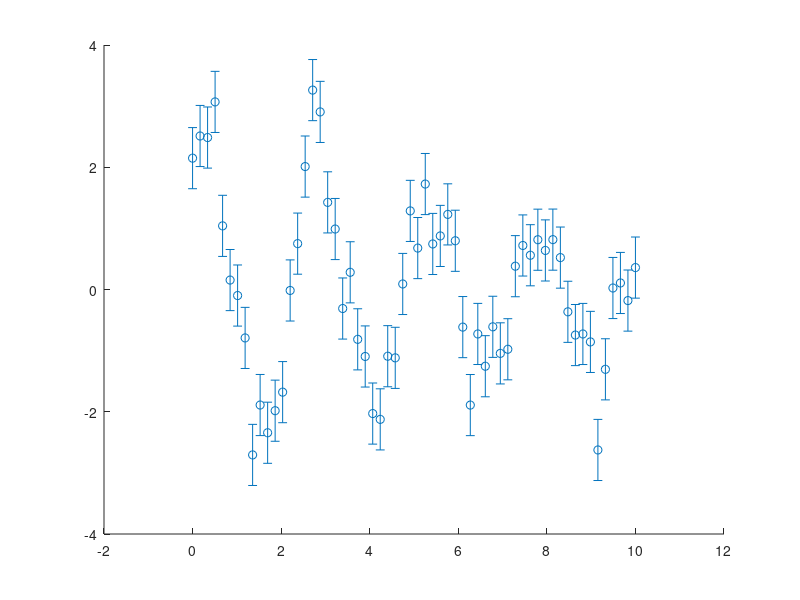

Source code (MATLAB): (Note: this script raises an error after producing the figure.)
%% Chi-Square Goodness-of-Fit Tutorial
% This script walks through the mechanics of chi-square (chi^2)
% goodness-of-fit testing: what it measures, how to compute it, and how to
% interpret the result using the reduced chi-square and p-value.
%
% Key idea: if your model is correct and your error bars are honest, the
% chi^2 statistic follows a known distribution (the chi-squared
% distribution with nu = N - M degrees of freedom, where N is the number
% of data points and M is the number of fitted parameters).

%% 1. Define the true model
% We use a damped sinusoid:  y(x) = A*sin(k*x + phi)*exp(-gamma*x)
% This has four parameters: amplitude A, wavenumber k, phase phi, and
% damping rate gamma.

clear; close all; rng(42);  % reproducibility

% --- "Hidden" true parameters (what we will try to recover) ---
A_true     = 3.0;
k_true     = 2.5;
phi_true   = 0.8;
gamma_true = 0.15;

p_true = [A_true, k_true, phi_true, gamma_true];

% Model function handle: p = [A, k, phi, gamma]
model = @(x, p) p(1) * sin(p(2)*x + p(3)) .* exp(-p(4)*x);

%% 2. Generate synthetic data with Gaussian noise
N      = 60;                        % number of data points
x_data = linspace(0, 10, N)';      % evenly spaced x values
sigma  = 0.5;                       % known measurement uncertainty (same for all points)

y_true = model(x_data, p_true);
noise  = sigma * randn(N, 1);      % Gaussian noise ~ N(0, sigma)
y_data = y_true + noise;

figure(1); clf;
errorbar(x_data, y_data, sigma*ones(N,1), 'o', 'MarkerSize', 4, ...
    'DisplayName', 'Data (with error bars)');
hold on;
x_fine = linspace(0, 10, 500)';
plot(x_fine, model(x_fine, p_true), 'r-', 'LineWidth', 1.5, ...
    'DisplayName', 'True model');
xlabel('x'); ylabel('y');
title('Synthetic Data from Damped Sinusoid');
legend('Location', 'best');
grid on;

%% 3. Fit the model to the data using least-squares (minimizing chi^2)
% The chi-square statistic is:
%
%   chi^2 = sum_i [ (y_i - model(x_i, p))^2 / sigma_i^2 ]
%
% Minimizing chi^2 over the parameters p gives the best-fit parameters.
% We use MATLAB's lsqcurvefit, which minimizes sum of squared residuals.
% Since all sigma_i are equal here, minimizing sum((y-model)^2) is
% equivalent to minimizing chi^2.

% For lsqcurvefit we need: F(p,x) returns the model prediction
fitfun = @(p, x) p(1) * sin(p(2)*x + p(3)) .* exp(-p(4)*x);

% Initial guesses (deliberately offset from truth to show the fit works)
p0 = [2.0, 2.0, 0.0, 0.1];

% Lower and upper bounds (optional but helps convergence)
lb = [0,   0, -pi, 0];
ub = [10, 10,  pi, 2];

options = optimoptions('lsqcurvefit', 'Display', 'off', ...
    'MaxFunctionEvaluations', 1e4, 'MaxIterations', 1e4);

[p_fit, resnorm] = lsqcurvefit(fitfun, p0, x_data, y_data, lb, ub, options);

fprintf('\n=== Fitted vs. True Parameters ===\n');
param_names = {'A', 'k', 'phi', 'gamma'};
for i = 1:4
    fprintf('  %-6s  true = %7.4f   fit = %7.4f\n', ...
        param_names{i}, p_true(i), p_fit(i));
end

%% 4. Compute the chi-square statistic
% This is the central quantity for goodness-of-fit testing.

y_fit    = model(x_data, p_fit);
residual = y_data - y_fit;

chi2 = sum(residual.^2 / sigma^2);

fprintf('\n=== Chi-Square Statistic ===\n');
fprintf('  chi^2 = %.2f\n', chi2);

% Note: lsqcurvefit returns resnorm = sum(residual.^2), so
% chi2 should equal resnorm / sigma^2.  Let's verify:
fprintf('  Verification: resnorm/sigma^2 = %.2f\n', resnorm / sigma^2);

%% 5. Degrees of freedom and reduced chi-square
% The number of degrees of freedom is:
%   nu = N - M
% where N = number of data points, M = number of fitted parameters.
%
% The REDUCED chi-square is:
%   chi^2_red = chi^2 / nu
%
% Interpretation:
%   chi^2_red ~ 1   => good fit (model explains data within errors)
%   chi^2_red >> 1   => bad fit (model doesn't describe data, or errors
%                       are underestimated)
%   chi^2_red << 1   => errors are overestimated, or the model is
%                       "overfitting" the noise

M  = length(p_fit);   % number of free parameters
nu = N - M;           % degrees of freedom

chi2_red = chi2 / nu;

fprintf('\n=== Reduced Chi-Square ===\n');
fprintf('  N (data points)       = %d\n', N);
fprintf('  M (free parameters)   = %d\n', M);
fprintf('  nu = N - M            = %d\n', nu);
fprintf('  chi^2_red = chi^2/nu  = %.4f\n', chi2_red);
fprintf('  Expected value if model is correct: chi^2_red ~ 1 +/- %.4f\n', ...
    sqrt(2/nu));

%% 6. P-value from the chi-squared distribution
% The p-value answers: "If the model is correct and the errors are right,
% what is the probability of getting a chi^2 value THIS LARGE or larger?"
%
%   p-value = 1 - chi2cdf(chi^2, nu)
%
% Conventionally:
%   p > 0.05  =>  no reason to reject the model
%   p < 0.05  =>  the fit is suspiciously bad (or errors are wrong)

p_value = 1 - chi2cdf(chi2, nu);

fprintf('\n=== P-Value ===\n');
fprintf('  p-value = %.4f\n', p_value);
if p_value > 0.05
    fprintf('  => No reason to reject the model (p > 0.05).\n');
else
    fprintf('  => Model may be inadequate or errors may be wrong (p < 0.05).\n');
end

%% 7. Visualize the chi-squared distribution and our result
figure(2); clf;

chi2_vals = linspace(0, 2*nu, 500);
chi2_pdf  = chi2pdf(chi2_vals, nu);

plot(chi2_vals, chi2_pdf, 'b-', 'LineWidth', 1.5);
hold on;
xline(chi2, 'r--', 'LineWidth', 2, 'Label', sprintf('\\chi^2 = %.1f', chi2));
xline(nu, 'k:', 'LineWidth', 1, 'Label', sprintf('\\nu = %d (expected)', nu));

xlabel('\chi^2');
ylabel('Probability density');
title(sprintf('\\chi^2 distribution (\\nu = %d) and observed \\chi^2', nu));
grid on;

% Shade the rejection region (right tail beyond our chi^2)
idx_shade = chi2_vals >= chi2;
area(chi2_vals(idx_shade), chi2_pdf(idx_shade), ...
    'FaceColor', [1 0.6 0.6], 'FaceAlpha', 0.5, 'EdgeColor', 'none', ...
    'DisplayName', sprintf('p-value = %.3f', p_value));
legend('Location', 'best');

%% 8. Plot the fit result
figure(3); clf;

subplot(2,1,1);
errorbar(x_data, y_data, sigma*ones(N,1), 'o', 'MarkerSize', 4, ...
    'DisplayName', 'Data');
hold on;
plot(x_fine, model(x_fine, p_fit), 'r-', 'LineWidth', 1.5, ...
    'DisplayName', 'Best fit');
plot(x_fine, model(x_fine, p_true), 'g--', 'LineWidth', 1, ...
    'DisplayName', 'True model');
xlabel('x'); ylabel('y');
title(sprintf('Best Fit (\\chi^2_{red} = %.3f, p = %.3f)', chi2_red, p_value));
legend('Location', 'best');
grid on;

subplot(2,1,2);
errorbar(x_data, residual, sigma*ones(N,1), 'o', 'MarkerSize', 4);
hold on;
yline(0, 'k-');
yline(sigma, 'r--', '+\sigma');
yline(-sigma, 'r--', '-\sigma');
xlabel('x'); ylabel('Residual (data - fit)');
title('Residuals');
grid on;

%% 9. Demonstration: what happens with a WRONG model?
% Let's deliberately fit a model that cannot describe the data (a simple
% exponential decay, ignoring the oscillation) and see how chi^2 responds.

fprintf('\n========================================\n');
fprintf('=== Wrong Model Demonstration ===\n');
fprintf('========================================\n');

wrong_model = @(p, x) p(1) * exp(-p(2)*x);

p0_wrong = [3.0, 0.1];
lb_wrong = [0, 0];
ub_wrong = [10, 2];

[p_wrong, resnorm_wrong] = lsqcurvefit(wrong_model, p0_wrong, ...
    x_data, y_data, lb_wrong, ub_wrong, options);

chi2_wrong    = resnorm_wrong / sigma^2;
M_wrong       = length(p_wrong);
nu_wrong      = N - M_wrong;
chi2_red_wrong = chi2_wrong / nu_wrong;
p_value_wrong  = 1 - chi2cdf(chi2_wrong, nu_wrong);

fprintf('  Wrong model: y = A*exp(-gamma*x)\n');
fprintf('  chi^2       = %.2f\n', chi2_wrong);
fprintf('  chi^2_red   = %.4f   (should be ~1 for a good fit)\n', chi2_red_wrong);
fprintf('  p-value     = %.2e\n', p_value_wrong);
fprintf('  => chi^2_red >> 1 and p ~ 0: the model is clearly wrong.\n');

figure(4); clf;

subplot(2,1,1);
errorbar(x_data, y_data, sigma*ones(N,1), 'o', 'MarkerSize', 4, ...
    'DisplayName', 'Data');
hold on;
plot(x_fine, wrong_model(p_wrong, x_fine), 'm-', 'LineWidth', 1.5, ...
    'DisplayName', 'Wrong model fit');
plot(x_fine, model(x_fine, p_true), 'g--', 'LineWidth', 1, ...
    'DisplayName', 'True model');
xlabel('x'); ylabel('y');
title(sprintf('Wrong Model (\\chi^2_{red} = %.1f, p = %.1e)', ...
    chi2_red_wrong, p_value_wrong));
legend('Location', 'best');
grid on;

subplot(2,1,2);
residual_wrong = y_data - wrong_model(p_wrong, x_data);
errorbar(x_data, residual_wrong, sigma*ones(N,1), 'o', 'MarkerSize', 4);
hold on;
yline(0, 'k-');
xlabel('x'); ylabel('Residual');
title('Residuals — Wrong Model (note the structure!)');
grid on;

%% 10. Demonstration: what happens with WRONG error bars?
% Even with the correct model, if sigma is wrong, chi^2 will be off.

fprintf('\n========================================\n');
fprintf('=== Wrong Error Bars Demonstration ===\n');
fprintf('========================================\n');

% Case A: sigma too small (underestimated errors)
sigma_small = 0.2;
chi2_small     = sum(residual.^2 / sigma_small^2);
chi2_red_small = chi2_small / nu;
p_value_small  = 1 - chi2cdf(chi2_small, nu);

fprintf('  Correct model, but sigma = %.2f (true sigma = %.2f):\n', ...
    sigma_small, sigma);
fprintf('    chi^2_red = %.3f,  p-value = %.2e\n', chi2_red_small, p_value_small);
fprintf('    => chi^2_red >> 1: errors look underestimated.\n\n');

% Case B: sigma too large (overestimated errors)
sigma_large = 1.5;
chi2_large     = sum(residual.^2 / sigma_large^2);
chi2_red_large = chi2_large / nu;
p_value_large  = 1 - chi2cdf(chi2_large, nu);

fprintf('  Correct model, but sigma = %.2f (true sigma = %.2f):\n', ...
    sigma_large, sigma);
fprintf('    chi^2_red = %.3f,  p-value = %.4f\n', chi2_red_large, p_value_large);
fprintf('    => chi^2_red << 1: errors look overestimated.\n');

%% Summary
fprintf('\n========================================\n');
fprintf('=== Summary ===\n');
fprintf('========================================\n');
fprintf(['The chi-square statistic measures how well a model describes\n' ...
    'data, relative to the measurement uncertainties:\n\n' ...
    '  chi^2 = sum( (data_i - model_i)^2 / sigma_i^2 )\n\n' ...
    'Key diagnostics:\n' ...
    '  1. Reduced chi^2 = chi^2 / (N - M) should be ~1.\n' ...
    '  2. p-value = 1 - chi2cdf(chi^2, N-M) should be > 0.05.\n' ...
    '  3. chi^2_red >> 1 => bad model or underestimated errors.\n' ...
    '  4. chi^2_red << 1 => overestimated errors (or overfitting).\n' ...
    '  5. ALWAYS inspect residuals for systematic structure.\n']);
